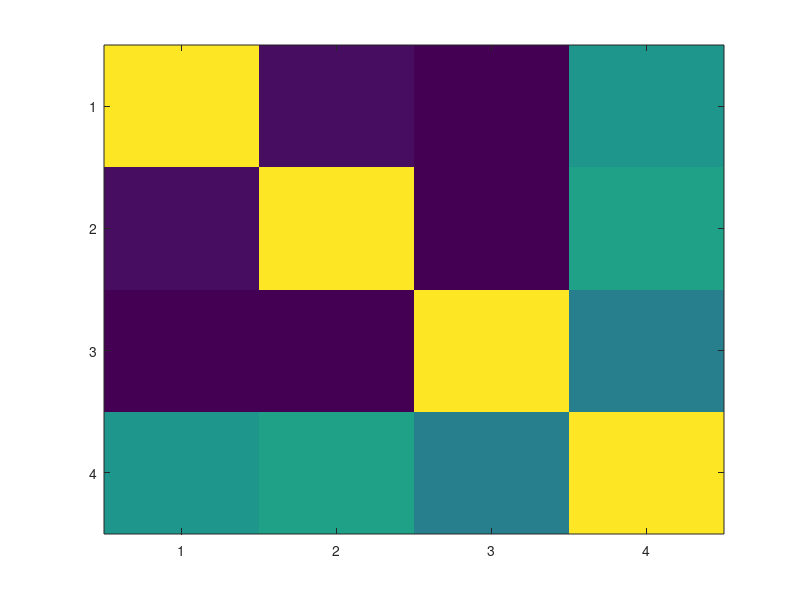

The MATLAB source for this figure: (Note: this script raises an error after producing the figure.)
signal = randn(100, 4);
signal(:, 4) = sum(signal, 2);
[cor, p_val] = corrcoef(signal);
imagesc(cor);

%% Correlation matrix on vStr data
cd('C:\Users\Emily\Desktop\R016-2012-10-03_promoted');
cfg = [];
cfg.fc = {'R016-2012-10-03-CSC04a.ncs'};
csc = LoadCSC(cfg);

csc = restrict(csc, csc.cfg.ExpKeys.TimeOnTrack(2), csc.cfg.ExpKeys.TimeOffTrack(2));
fs = csc.cfg.hdr{1}.SamplingFrequency;

[s, f, t, p] = spectrogram(csc.data, hanning(512), 384, 1:0.25:200, fs);
[cor, p_val] = corrcoef(10*log10(p'));

imagesc(f, f, cor);
caxis([-0.1, 0.5]);
axis xy;
colorbar;
grid on;
set(gca, 'XLim', [0, 150], 'FontSize', 14, 'XTick', 0:10:150, 'YTick', 0:10:150);

%% Autocorrelation for continuous signals
noise = randn(1000, 1);
[cor, p_val] = corrcoef(noise(1:end-1), noise(2:end));

[autocorr, lags] = xcorr(noise, 100, 'coeff');
plot(lags, autocorr, 'LineWidth', 2); grid on;
set(gca, 'FontSize', 18);
xlabel('Time lag (samples)');
ylabel('Correlation ({\itr})');

%% Correlated signal
fs = 500;
dt = 1 ./ fs;
time = 0:dt:2-dt;

noise = randn(size(time));
signal = sin(2*pi*10*time) + noise;

subplot(211);
plot(time, signal); grid on;
set(gca, 'FontSize', 18);
title('Signal');

subplot(212);
[autocorr, lags] = xcorr(signal, 100, 'coeff');
lags = lags .* dt;
plot(lags, autocorr); grid on;
set(gca, 'FontSize', 18);
xlabel('Time lag (s)');
ylabel('Correlation ({\itr})');
title('Autocorrelation');

%% Application to real data
fs = 500;
csc.data = decimate(csc.data, 4);
csc.tvec = downsample(csc.tvec, 4);
[s, f, t, p] = spectrogram(csc.data, hanning(125), 115, 1:200, fs);

%%
freq_idx = find(f > 70 & f < 100); % high gamma
freq_idx2 = find(f > 50 & f < 65); % low gamma

power = mean(p(freq_idx, :));
power2 = mean(p(freq_idx2, :));

[autocorr, lags] = xcorr(power2 - mean(power2), 50, 'coeff');
lags = lags .* mean(diff(t));

figure;
plot(lags, autocorr);
set(gca, 'FontSize', 18);
xlabel('Time lag (s)');
ylabel('Correlation ({\itr})');
title('Low-gamma autocorrelation');

%%
freq_idx = find(f > 70 & f < 100); % high gamma
freq_idx2 = find(f > 50 & f < 65); % low gamma

power = mean(p(freq_idx, :));
power2 = mean(p(freq_idx2, :));

[autocorr, lags] = xcorr(power - mean(power), power2 - mean(power2), 50, 'coeff');
lags = lags .* mean(diff(t));

figure;
plot(lags, autocorr);
set(gca, 'FontSize', 18);
xlabel('Time lag (s)');
ylabel('Correlation ({\itr})');
title({'Crosscorrelation', '(high-gamma relative to low-gamma at time=0)'});

%% Extracting signal phases
fs = 500;
dt = 1 ./ fs;
time = 0:dt:1-dt;

noise = randn(size(time));
signal = sin(2*pi*4*time) + 0.1*noise;

hilber = hilbert(signal);
phi = angle(hilber);

[ax_h, h1, h2] = plotyy(time, signal, time, phi);
set(ax_h(2), 'YColor', [1,0,0], 'YLim', [-pi, pi], 'Ytick', -pi:pi/2:pi, ...
    'YTickLabel', {'-p', '-p/2', '0', 'p/2', 'p'}, 'fontname', 'symbol', 'XTick', []);
set(h2, 'Color', [1,0,0]);
set(get(ax_h(2), 'YLabel'), 'String', 'Phase (radians)');
box off;

%% Relating signal phases to amplitude
fs = 500;
dt = 1 ./ fs;
time = 0:dt:1-dt;

freq1 = 8;
signal1 = sin(2*pi*freq1*time) + 0.05*randn(size(time));
signal1_phi = angle(hilbert(signal1));
dphi = exp(-abs(signal1_phi)/1.5);

freq2 = 80;
signal2 = 0.3 .* sin(2*pi*freq2*time) .* dphi;

signal = signal1 + signal2;
plot(time, signal);
xlim([0,0.5]);

%%
phi_edges = -pi:pi/8:pi;
pow_bin = average_x_by_y_bin(dphi, signal1_phi, phi_edges);

pow_bin(end-1) = pow_bin(end-1) + pow_bin(end);
pow_bin = pow_bin(1:end-1);

phi_centers = phi_edges(1:end-1) + pi/16;
plot(phi_centers, pow_bin);

%% Real data
addpath('C:\Users\Emily\Code\fieldtrip');
ft_defaults;
addpath('C:\Users\Emily\Code\neuraldata-w16\shared');
rmpath('C:\Users\Emily\Code\fieldtrip\external\signal');

cd('C:\Users\Emily\Desktop\R016-2012-10-03_promoted');

%%
twin = [-1 3]; % time window of interest, relative to reward delivery
f_lg = [50 65]; % low-gamma freq band, to get power
f_hg = [70 85]; % high-gamma freq band, to get power
f_x = [8 12]; % low-frequency band, to get phase
 
LoadExpKeys;
fc = ExpKeys.goodGamma(1);
data = ft_read_neuralynx_interp(fc);
%%
data2 = data; % temporary data variable
 
% low-gamma
data2f = ft_filterLFP(data2,f_lg,'ford',4); % a FieldTrip wrapper for the filtfilt() function
data.trial{1}(2,:) = data2f.trial{1};
data.label{2} = 'lg_pow';
data.trial{1}(2,:) = abs(hilbert(data.trial{1}(2,:))).^2;
 
% high-gamma
data2f = ft_filterLFP(data2,f_hg,'ford',4);
data.trial{1}(3,:) = data2f.trial{1};
data.label{3} = 'hg_pow';
data.trial{1}(3,:) = abs(hilbert(data.trial{1}(3,:))).^2;

%%
d = fdesign.bandpass('N,F3dB1,F3dB2',4,f_x(1),f_x(2),2e3);
Hd = design(d,'butter');
 
data2f = ft_filterLFP(data2,f_x,'B',Hd.sosMatrix,'A',Hd.scaleValues);
data.trial{1}(4,:) = data2f.trial{1};
data.label{4} = 'x_phase';
data.trial{1}(4,:) = angle(hilbert(data.trial{1}(4,:)));

%%
all_cues = {'c1','c3','c5','lo','hi'}; 

cfg = [];
cfg.trialdef.cue = all_cues;
cfg.trialdef.block = 'both';
cfg.trialdef.eventtype = 'nosepoke';
cfg.trialdef.location = 'both';
cfg.trialfun = 'ft_trialfun_lineartracktone2';
cfg.trialdef.hdr = data.hdr;
cfg.trialdef.pre = 2; cfg.trialdef.post = 4;
 
trl = ft_trialfun_lineartracktone2(cfg); cfg.trl = trl;
this_data = ft_redefinetrial(cfg,data);

%%
dpi = pi/18; % binsize for binning phase
pbin_edges = -pi:dpi:pi; pbin_centers = pbin_edges(1:end-1)+dpi/2;
maxlag = 2000; % samples for xcorr
nShuf = 100; % number of shuffles to perform
 
% restrict data
cfg = []; cfg.latency = twin;
temp = ft_selectdata(cfg,this_data);
trial_len = length(temp.trial{1}(1,:));

%%
% first get observed PAC value
trial_mat = cell2mat(temp.trial); % trials concatenated
 
lg_idx = strmatch('lg_pow',temp.label);
obs_lg_pwr = trial_mat(lg_idx,:); % note, ft_selectdata switches labels!!
 
hg_idx = strmatch('hg_pow',temp.label);
obs_hg_pwr = trial_mat(hg_idx,:);
 
xf_idx = strmatch('x_phase',temp.label);
obs_xf_phase = trial_mat(xf_idx,:);
 
% explain how to quantify PAC.. mean vector length
obs_pac_lg = abs(mean(obs_lg_pwr.*exp(1i*obs_xf_phase))); % mean vector length
obs_pac_hg = abs(mean(obs_hg_pwr.*exp(1i*obs_xf_phase)));
 
% get observed phase-frequency relationships
obs_xf_lg = averageXbyYbin(obs_lg_pwr,obs_xf_phase,pbin_edges);
obs_xf_hg = averageXbyYbin(obs_hg_pwr,obs_xf_phase,pbin_edges);

%%
shuf_pac_lg = zeros(nShuf,1); shuf_pac_hg = zeros(nShuf,1);
shuf_xf_lg = zeros(nShuf,length(pbin_edges)-1); shuf_xf_hg = zeros(nShuf,length(pbin_edges)-1);
 
for iShuf = 1:nShuf
    shuf_data = temp;
 
    % random amount to shift data
    perm_shift1 = ceil(length(shuf_data.trial{1}(lg_idx,:)-1)*rand(1));
    perm_shift2 = ceil(length(shuf_data.trial{1}(lg_idx,:)-1)*rand(1));
 
    % for each trial, shift the data
    for iT = 1:length(shuf_data.trial)
 
        piece1 = shuf_data.trial{iT}(lg_idx,perm_shift1+1:end); piece2 = shuf_data.trial{iT}(lg_idx,1:perm_shift1);
        shuf_data.trial{iT}(lg_idx,1:trial_len-perm_shift1) = piece1;
        shuf_data.trial{iT}(lg_idx,end-perm_shift1+1:end) = piece2;
 
        piece1 = shuf_data.trial{iT}(hg_idx,perm_shift2+1:end); piece2 = shuf_data.trial{iT}(hg_idx,1:perm_shift2);
        shuf_data.trial{iT}(hg_idx,1:trial_len-perm_shift2) = piece1;
        shuf_data.trial{iT}(hg_idx,end-perm_shift2+1:end) = piece2;
 
 
    end
 
    % get PAC for this shuffle
    trial_mat = cell2mat(shuf_data.trial); % trials concatenated
 
    shuf_lg_pwr = trial_mat(lg_idx,:);
    shuf_hg_pwr = trial_mat(hg_idx,:);
 
    shuf_xf_lg(iShuf,:) = averageXbyYbin(shuf_lg_pwr,obs_xf_phase,pbin_edges);
    shuf_xf_hg(iShuf,:) = averageXbyYbin(shuf_hg_pwr,obs_xf_phase,pbin_edges);
 
    shuf_pac_lg(iShuf) = abs(mean(shuf_lg_pwr.*exp(1i*obs_xf_phase)));
    shuf_pac_hg(iShuf) = abs(mean(shuf_hg_pwr.*exp(1i*obs_xf_phase)));
 
end

%%
pacz_lg = (obs_pac_lg-mean(shuf_pac_lg))/std(shuf_pac_lg);
pacz_hg = (obs_pac_hg-mean(shuf_pac_hg))/std(shuf_pac_hg);

